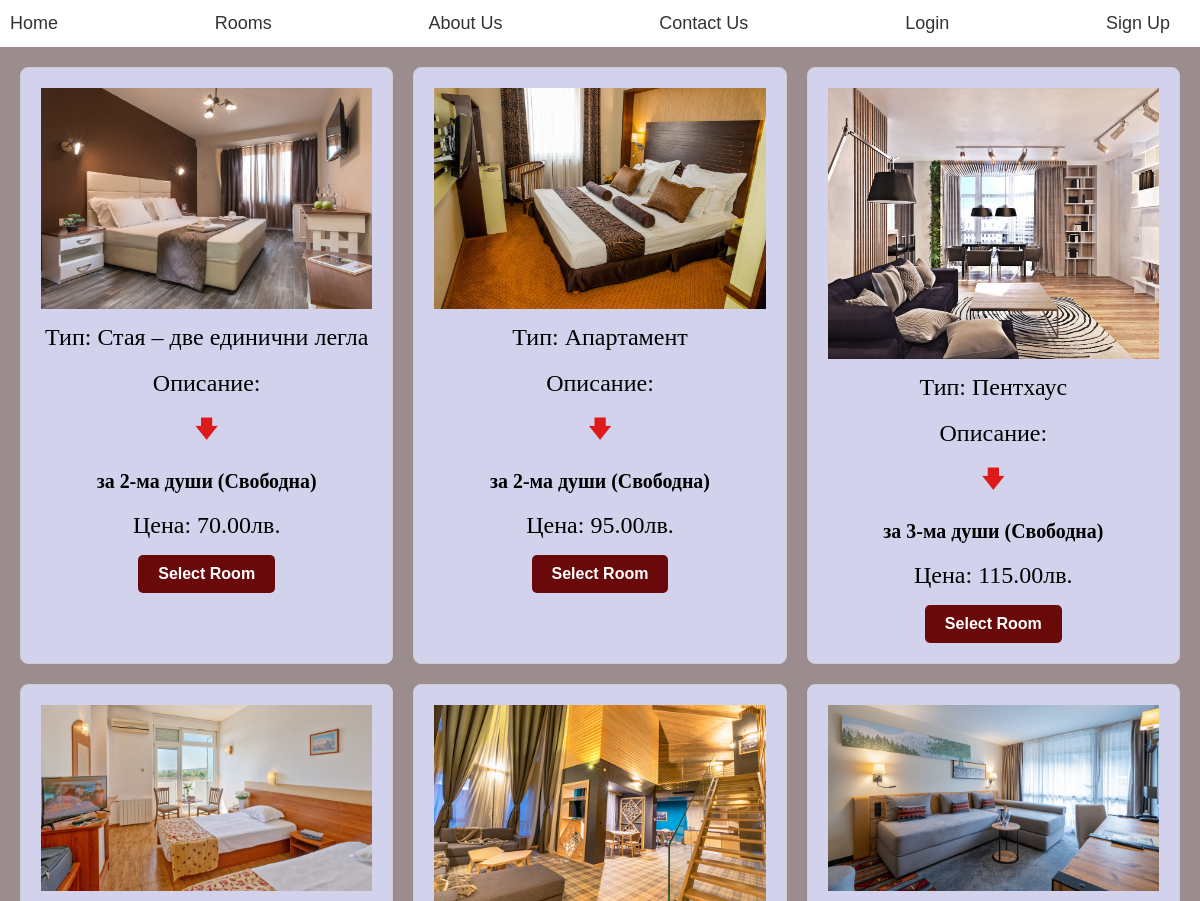
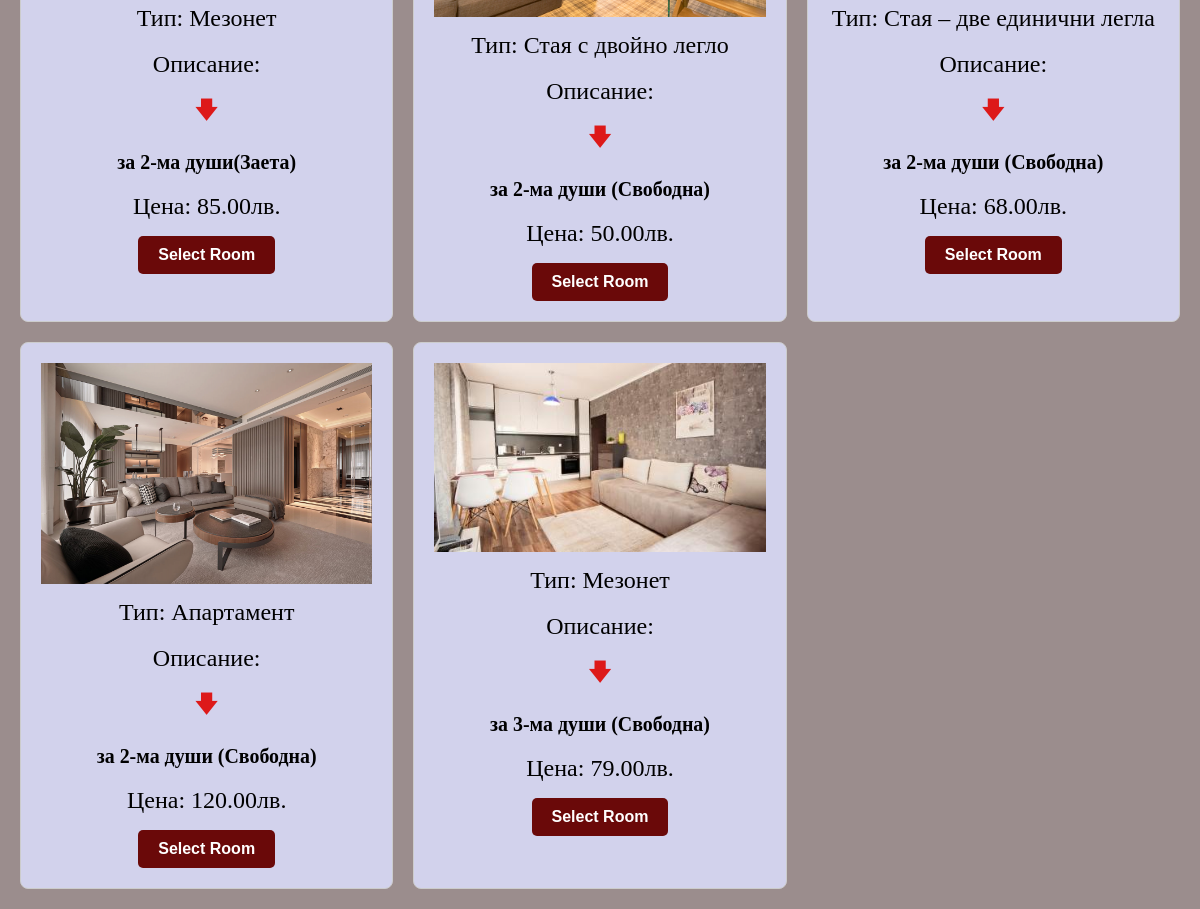
/rooms/, run on the app's committed database (2 pictures, top to bottom).
### rooms/models.py (models this page shows)
class Room(models.Model):
    capacity = models.IntegerField()  # number of people
    room_types = models.IntegerField(choices=ROOM_TYPES)
    is_Free = models.BooleanField()
    Description = models.TextField(default="(Description here)")
    Price = models.FloatField()

### rooms/views.py (the view)
# urls.py: path('rooms/', rooms_view.rooms, name="rooms"),
def rooms(request):
    if request.method == 'POST':
        if request.user.is_authenticated:
            room_id = request.POST.get('room_id')
            room_price = request.POST.get('price')
            return render(request, 'reservation.html', {'id': room_id, 'price': room_price, 'username': request.user.username, 'email': request.user.email})
        else:
            messages.warning(
                request, 'Please login before making a reservation!')
            return redirect('login')
    else:
        rooms = Room.objects.all()
        context = {'rooms': rooms}
        return render(request, 'rooms.html', context)

### templates/rooms.html (shortened to what this page needs)
{% extends "base.html" %}
{% block styles %}
    {% load static %}
    <link rel="stylesheet" type="text/css" href="{% static 'rooms_css.css' %}">
{% endblock %}
{% block bodycontent %}
<div class="room-grid">
    {% for room in rooms %}
    <div class="room-card" style="font-family: Segoe UI Black;">
        <form method="post">
            <img src="{% static room.id|stringformat:'s.jpg' %}">
            <p>Тип: {{ room.get_room_types_display }}</p>
            <p>Описание:</p>
            <p class="symbol" style="color: rgb(221, 25, 25)">🡇</p>
            <h5>за {{ room.capacity }}-ма души{{ room.is_Free|yesno:" (Свободна),(Заета)" }}</h5>
            <p>Цена: {{ room.Price|floatformat:2 }}лв.</p>
            <button type="submit">Select Room</button>
        </form>
    </div>
    {% endfor %}
</div>
{% endblock %}

### templates/base.html (shortened to what this page needs)
<!DOCTYPE html>
<html lang="en">
<head>
    {% load static %}
    <link rel="stylesheet" type="text/css" href="{% static 'base_css.css' %}">
    {% block styles %}
    {% endblock %}
</head>
<body>
    <nav>
        <ul>
            <li><a href="/">Home</a></li>
            <li><a href="{% url 'rooms'%}">Rooms</a></li>
            <li><a href="{% url 'about_us'%}">About Us</a></li>
            <li><a href="{% url 'contact_us'%}">Contact Us</a></li>
            {% if user.is_authenticated == True %}
                <li><a href="{% url 'logout'%}">LogOut</a></li>
                <li><a href="{% url 'profile'%}">Profile</a></li>
            {% else %}
                <li><a href="{% url 'login'%}">Login</a></li>
                <li><a href="{% url 'sign_up'%}">Sign Up</a></li>
            {% endif %}
        </ul>
    </nav>
    {% block bodycontent %}
    {% endblock %}
</body>
</html>

### JS_&_CSS/base_css.css (style rules this page uses)
a { text-decoration: none; color: #333; }
ul { list-style: none; }
nav { background-color: #fff; box-shadow: 0 1px 3px rgba(0, 0, 0, 0.1); font-family: Impact, Haettenschweiler, 'Arial Narrow Bold', sans-serif; }
nav ul { display: flex; justify-content: space-between; align-items: center; padding: 10px; }
nav li { margin-right: 20px; }
nav a { font-size: 18px; }
body { font-family: 'Segoe UI', Tahoma, Geneva, Verdana, sans-serif; background-color: rgb(243, 236, 236); }

### JS_&_CSS/rooms_css.css (style rules this page uses)
* { margin: 0; padding: 0; box-sizing: border-box; }
body { font-family: Impact, Haettenschweiler, 'Arial Narrow Bold', sans-serif, sans-serif; font-size: 16px; line-height: 1.5; overflow: auto; }
.room-grid { display: grid; grid-template-columns: repeat(auto-fill, minmax(300px, 1fr)); gap: 20px; padding: 20px; background-color: rgb(155, 141, 141); }
.room-card { background-color: rgb(210, 210, 236); border: 1px solid #ccc; padding: 20px; text-align: center; font-size: 1.5rem; border-radius: 8px; }
.room-card img { max-width: 100%; height: auto; }
.room-card h5 { margin-top: 20px; margin-bottom: 10px; }
.room-card p { margin-bottom: 10px; }
.room-card button { background-color: rgb(106, 9, 9); color: #fff; border: none; padding: 10px 20px; border-radius: 5px; font-size: 16px; font-weight: bold; cursor: pointer; transform: none; transition: background-color 0.3s ease, transform 0.3s ease; }
img { transition: all 0.8s; }

### data on the page
Room: room_types "Стая – две единични легла", capacity "2", is_Free "(Свободна)", Price "70.00"
Room: room_types "Апартамент", capacity "2", is_Free "(Свободна)", Price "95.00"
Room: room_types "Пентхаус", capacity "3", is_Free "(Свободна)", Price "115.00"
Room: room_types "Мезонет", capacity "2", is_Free "(Заета)", Price "85.00"
Room: room_types "Стая с двойно легло", capacity "2", is_Free "(Свободна)", Price "50.00"
Room: room_types "Стая – две единични легла", capacity "2", is_Free "(Свободна)", Price "68.00"
Room: room_types "Апартамент", capacity "2", is_Free "(Свободна)", Price "120.00"
Room: room_types "Мезонет", capacity "3", is_Free "(Свободна)", Price "79.00"
